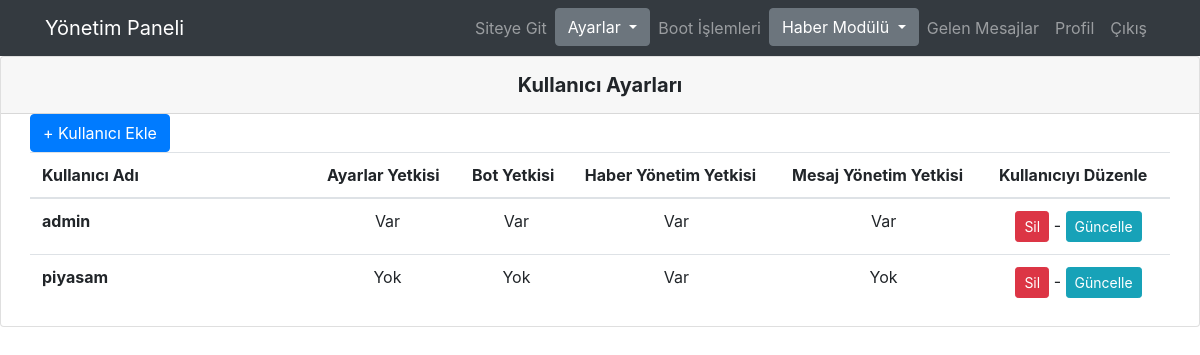
Page /admin/kullanici_ayarlari.php (signed in) on the committed database.
### tables this page shows
CREATE TABLE `yonetici` (
  `id` int(11) NOT NULL,
  `kullaniciadi` varchar(255) NOT NULL,
  `sifre` varchar(255) NOT NULL,
  `ayarlaryetki` int(11) NOT NULL,
  `adsoyad` text NOT NULL,
  `botyetki` int(11) NOT NULL,
  `haberyetki` int(11) NOT NULL,
  `mesaj` int(11) NOT NULL
);

### admin/kullanici_ayarlari.php (the view, shortened to what this page needs)
<?php
include("baglanti.php");
if(!isset($_SESSION["login"])){
	echo "Bu sayfayı görüntüleme yetkiniz yoktur.";
	header("Location:giris.php");
}
else
{
include("ust.php");
?>
<div class="card">
<h5 class="card-header info-color white-text text-center py-3">
        <strong>Kullanıcı Ayarları</strong>
    </h5>
    <div class="container">
    <div class="row"><button type="button" class="btn btn-primary " data-toggle="modal" data-target="#kayit_ekle">+ Kullanıcı Ekle</button> </div>
</div>
    <div class="row">
    <table class="table table-hover">
  <thead>
    <tr>
      <th scope="col">Kullanıcı Adı</th>
      <th scope="col">Ayarlar Yetkisi</th>
      <th scope="col">Bot Yetkisi</th>
      <th scope="col">Haber Yönetim Yetkisi</th>
      <th scope="col">Mesaj Yönetim Yetkisi</th>
      <th scope="col">Kullanıcıyı Düzenle</th>
    </tr>
  </thead>
	<tbody>
    <?php $user = $db->query("SELECT * FROM yonetici", PDO::FETCH_ASSOC);
            if ( $user->rowCount() ){
                foreach( $user as $kullanicilar ){ ?>
		<tr>
		    <th class="w-25"><?php echo $kullanicilar['kullaniciadi']; ?> </th>
		    <td class="centerText"><?php switch ($kullanicilar['ayarlaryetki']){case 0: echo"Yok"; break; case 1: echo "Var"; break;} ?></td>
		    <td class="centerText"><?php switch ($kullanicilar['botyetki']){case 0: echo"Yok"; break; case 1: echo "Var"; break;} ?></td>
		    <td class="centerText"><?php switch ($kullanicilar['haberyetki']){case 0: echo"Yok"; break; case 1: echo "Var"; break;} ?></td>
		    <td class="centerText"><?php switch ($kullanicilar['mesaj']){case 0: echo"Yok"; break; case 1: echo "Var"; break;} ?></td>
            <td class="centerText"><a href="kullanici_ayarlari.php?sil=<?php echo $kullanicilar['id']; ?>"><button type="button" class="btn btn-danger btn-sm">Sil</button></a> - <a href="guncelle.php?guncelle=<?php echo $kullanicilar['id']; ?>"><button type="button" class="btn btn-info btn-sm">Güncelle</button></a></td>
         </tr>
<?php  }
} ?>
    </tbody>
	</table>
    </div>
  </div>
   </body>
</html>
<?php
}
?>

### admin/ust.php (shortened to what this page needs)
<?php
$ka = $_SESSION['user'];
$ps = $_SESSION['pass'];
$kullanicisql = $db->prepare("SELECT * FROM yonetici WHERE kullaniciadi='$ka' && sifre='$ps'");
$kullanicisql->execute(array(
  '6'
));
$gelenkullanici=$kullanicisql->fetch(PDO::FETCH_ASSOC);
$ayarlaryetki = $gelenkullanici["ayarlaryetki"];
$botyetki = $gelenkullanici["botyetki"];
$haberyetki = $gelenkullanici["haberyetki"];
$mesajyetki = $gelenkullanici["mesaj"];
$mesaj_kontrol = $db->query("SELECT MAX(okundu) FROM `iletisim`")->fetch(PDO::FETCH_ASSOC);
$mesajvar = $mesaj_kontrol["MAX(okundu)"];
?>
<html lang="en">
  <head>
    <link rel="stylesheet" href="bootstrap/css/bootstrap.min.css" >
    <link rel="stylesheet" type="text/css" href="../fonts/fontawesome-5.0.8/css/fontawesome-all.min.css">
  </head>
  <body>
  <nav class="navbar navbar-expand-lg navbar-dark bg-dark static-top">
    <div class="container">
      <a class="navbar-brand" href="index.php">Yönetim Paneli </a>
      <div class="collapse navbar-collapse" id="navbarResponsive">
        <ul class="navbar-nav ml-auto">
          <li class="nav-item">
            <a class="nav-link" href="../index.html">Siteye Git
            </a>
          </li>
          <?php if($ayarlaryetki == 1){ echo'
          <li class="nav-item ">
            <div class="dropdown">
              <button class="btn btn-secondary dropdown-toggle" type="button" id="dropdownMenuButton" data-toggle="dropdown" aria-haspopup="true" aria-expanded="false">
               Ayarlar
              </button>
              <div class="dropdown-menu" aria-labelledby="dropdownMenuButton">
                <a class="dropdown-item" href="genelayar.php">Genel Ayarlar</a>
                <a class="dropdown-item" href="duyuru.php">Duyru Ekle</a>
                <a class="dropdown-item" href="kullanici_ayarlari.php">Kullanıcı Ayarları</a>
                <a class="dropdown-item" href="reklamlar.php">Reklam Ayarları</a>
              </div>
            </div>
          </li>'; } else{}; ?>
          <?php if($botyetki == 1){ echo'
          <li class="nav-item">
            <a class="nav-link" href="bot.php">Boot İşlemleri
              <span class="sr-only">(current)</span>
            </a>
          </li>'; } else{}; ?>
          <?php if($haberyetki == 1){ echo'
          <li class="nav-item ">
            <div class="dropdown">
              <button class="btn btn-secondary dropdown-toggle" type="button" id="dropdownMenuButton" data-toggle="dropdown" aria-haspopup="true" aria-expanded="false">
               Haber Modülü
              </button>
              <div class="dropdown-menu" aria-labelledby="dropdownMenuButton">
                <a class="dropdown-item" href="haberliste.php">Listele</a>
                <a class="dropdown-item" href="haberekle.php">Haber Ekle</a>
              </div>
            </div>
          </li>'; } else{}; ?>
          <?php if($mesajyetki == 1){ ?>
          <li class="nav-item">
            <a class="nav-link" href="mesajlar.php" <?php if ($mesajvar > 0 ){ echo 'style="color: red;"';} else {} ?>>Gelen Mesajlar
            </a>
          </li> <?php } else{}; ?>
          <li class="nav-item">
            <a class="nav-link" href="profil.php">Profil</a>
          </li>
          <li class="nav-item">
            <a class="nav-link" href="cikis.php">Çıkış</a>
          </li>
         </ul>
      </div>
    </div>
  </nav>

### admin/ust.php (style rules this page uses)
.centerText { text-align: center; }

### rows in the picture
yonetici: kullaniciadi "admin", ayarlaryetki "Var", botyetki "Var", haberyetki "Var", mesaj "Var"
yonetici: kullaniciadi "piyasam", ayarlaryetki "Yok", botyetki "Yok", haberyetki "Var", mesaj "Yok"
